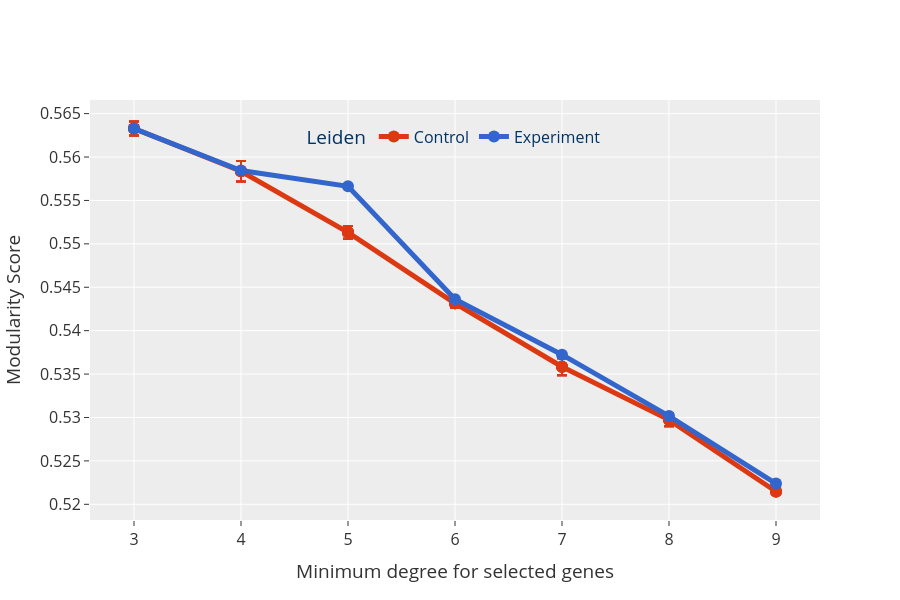

Notebook source saved alongside this figure:
### Markdown cell above
## Compare the metrics between the two community detection methods

### Code cell
top_comb_leiden = tf_stats(top_leid_ctrls, leid_h[leid_h["Leiden Rank"] == 0])
fig = px.line(
    top_comb_leiden,
    x="TF",
    y="Mod_mean",
    error_y="Mod_std",
    markers=True,
    color="Type",
    height=600,
    title="Modularity scores for the best top Leiden Run.",
    color_discrete_map=color_map,
)
fig.update_layout(
    legend=dict(
        orientation="h",
        title="Leiden",
        yanchor="bottom",
        y=0.87,
        xanchor="center",
        x=0.5,
        bgcolor="rgba(0,0,0,0)",
        font=dict(size=16, color="#003366"),
    ),
    title="",
    xaxis=dict(
        tickfont=dict(size=16),
        title="Minimum degree for selected genes",
    ),
    yaxis=dict(
        tickfont=dict(size=16),
        title="Modularity Score",
    ),
    font=dict(size=16),
)
fig.update_traces(line_width=5, marker_size=12, error_y=dict(width=5))

fig.show()

### Figure 1 — Plotly figure (JSON) as saved in the notebook; plotly's stock layout.template omitted (floating-point values rounded to 4 significant figures)
{"data": [{"error_y": {"array": [0.0008166, 0.0008166, 0.0008166, 0.0008166, 0.001184, 0.001184, 0.001184, 0.001184, 0.0007356, 0.0007356, 0.0007356, 0.0007356, 0.000512, 0.000512, 0.000512, 0.000512, 0.0009794, 0.0009794, 0.0009794, 0.0009794, 0.000727, 0.000727, 0.000727, 0.000727, 0.0002266, 0.0002266, 0.0002266, 0.0002266], "width": 5}, "hovertemplate": "Type=Control<br>TF=%{x}<br>Mod_mean=%{y}<extra></extra>", "legendgroup": "Control", "line": {"color": "#DC3912", "dash": "solid", "width": 5}, "marker": {"size": 12, "symbol": "circle"}, "mode": "lines+markers", "name": "Control", "orientation": "v", "showlegend": true, "type": "scatter", "x": ["3", "3", "3", "3", "4", "4", "4", "4", "5", "5", "5", "5", "6", "6", "6", "6", "7", "7", "7", "7", "8", "8", "8", "8", "9", "9", "9", "9"], "xaxis": "x", "y": [0.5633, 0.5633, 0.5633, 0.5633, 0.5584, 0.5584, 0.5584, 0.5584, 0.5513, 0.5513, 0.5513, 0.5513, 0.5432, 0.5432, 0.5432, 0.5432, 0.5358, 0.5358, 0.5358, 0.5358, 0.5297, 0.5297, 0.5297, 0.5297, 0.5215, 0.5215, 0.5215, 0.5215], "yaxis": "y"}, {"error_y": {"array": [null, null, null, null, null, null, null], "width": 5}, "hovertemplate": "Type=Experiment<br>TF=%{x}<br>Mod_mean=%{y}<extra></extra>", "legendgroup": "Experiment", "line": {"color": "#3366CC", "dash": "solid", "width": 5}, "marker": {"size": 12, "symbol": "circle"}, "mode": "lines+markers", "name": "Experiment", "orientation": "v", "showlegend": true, "type": "scatter", "x": ["3", "4", "5", "6", "7", "8", "9"], "xaxis": "x", "y": [0.5633, 0.5585, 0.5566, 0.5436, 0.5372, 0.5302, 0.5224], "yaxis": "y"}], "layout": {"font": {"size": 16}, "height": 600, "legend": {"bgcolor": "rgba(0,0,0,0)", "font": {"color": "#003366", "size": 16}, "orientation": "h", "title": {"text": "Leiden"}, "tracegroupgap": 0, "x": 0.5, "xanchor": "center", "y": 0.87, "yanchor": "bottom"}, "title": {"text": ""}, "xaxis": {"anchor": "y", "domain": [0, 1], "tickfont": {"size": 16}, "title": {"text": "Minimum degree for selected genes"}}, "yaxis": {"anchor": "x", "domain": [0, 1], "tickfont": {"size": 16}, "title": {"text": "Modularity Score"}}}}
